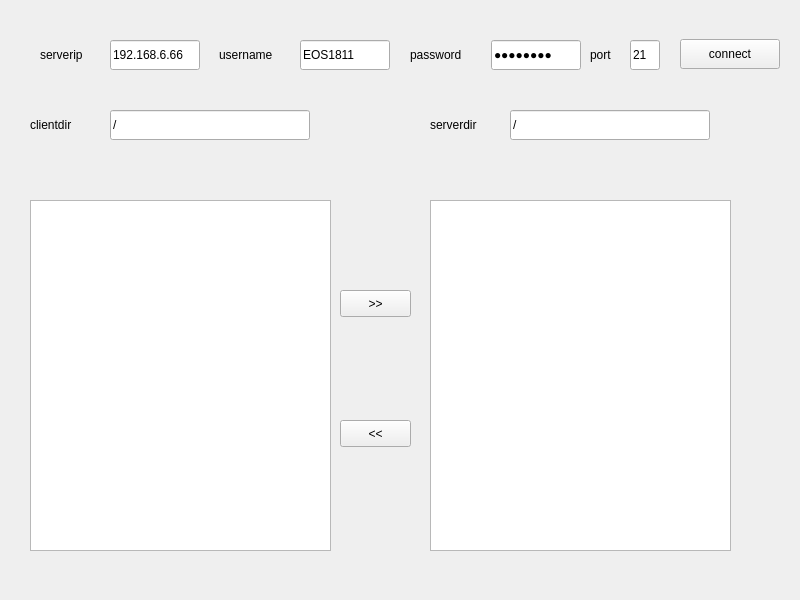
<?xml version="1.0" encoding="UTF-8"?>
<ui version="4.0">
 <class>Widget</class>
 <widget class="QWidget" name="Widget">
  <property name="geometry">
   <rect>
    <x>0</x>
    <y>0</y>
    <width>800</width>
    <height>600</height>
   </rect>
  </property>
  <property name="windowTitle">
   <string>Widget</string>
  </property>
  <widget class="QLabel" name="label1">
   <property name="geometry">
    <rect>
     <x>40</x>
     <y>40</y>
     <width>60</width>
     <height>30</height>
    </rect>
   </property>
   <property name="text">
    <string>serverip</string>
   </property>
  </widget>
  <widget class="QLineEdit" name="editIp">
   <property name="geometry">
    <rect>
     <x>110</x>
     <y>40</y>
     <width>90</width>
     <height>30</height>
    </rect>
   </property>
   <property name="text">
    <string>192.168.6.66</string>
   </property>
  </widget>
  <widget class="QLineEdit" name="editUserName">
   <property name="geometry">
    <rect>
     <x>300</x>
     <y>40</y>
     <width>90</width>
     <height>30</height>
    </rect>
   </property>
   <property name="text">
    <string>EOS1811</string>
   </property>
  </widget>
  <widget class="QLabel" name="label2">
   <property name="geometry">
    <rect>
     <x>219</x>
     <y>40</y>
     <width>71</width>
     <height>30</height>
    </rect>
   </property>
   <property name="text">
    <string>username</string>
   </property>
  </widget>
  <widget class="QLineEdit" name="editPassword">
   <property name="geometry">
    <rect>
     <x>491</x>
     <y>40</y>
     <width>90</width>
     <height>30</height>
    </rect>
   </property>
   <property name="text">
    <string>ooss1811</string>
   </property>
   <property name="echoMode">
    <enum>QLineEdit::Password</enum>
   </property>
  </widget>
  <widget class="QLabel" name="label3">
   <property name="geometry">
    <rect>
     <x>410</x>
     <y>40</y>
     <width>71</width>
     <height>30</height>
    </rect>
   </property>
   <property name="text">
    <string>password</string>
   </property>
  </widget>
  <widget class="QLineEdit" name="editPort">
   <property name="geometry">
    <rect>
     <x>630</x>
     <y>40</y>
     <width>30</width>
     <height>30</height>
    </rect>
   </property>
   <property name="text">
    <string>21</string>
   </property>
  </widget>
  <widget class="QLabel" name="label4">
   <property name="geometry">
    <rect>
     <x>590</x>
     <y>40</y>
     <width>40</width>
     <height>30</height>
    </rect>
   </property>
   <property name="text">
    <string>port</string>
   </property>
  </widget>
  <widget class="QPushButton" name="btnCommect">
   <property name="geometry">
    <rect>
     <x>680</x>
     <y>39</y>
     <width>100</width>
     <height>30</height>
    </rect>
   </property>
   <property name="text">
    <string>connect</string>
   </property>
  </widget>
  <widget class="QLabel" name="label5">
   <property name="geometry">
    <rect>
     <x>30</x>
     <y>110</y>
     <width>66</width>
     <height>30</height>
    </rect>
   </property>
   <property name="text">
    <string>clientdir</string>
   </property>
  </widget>
  <widget class="QLineEdit" name="editclientDir">
   <property name="geometry">
    <rect>
     <x>110</x>
     <y>110</y>
     <width>200</width>
     <height>30</height>
    </rect>
   </property>
   <property name="text">
    <string>/</string>
   </property>
  </widget>
  <widget class="QLineEdit" name="eidtServerDir">
   <property name="geometry">
    <rect>
     <x>510</x>
     <y>110</y>
     <width>200</width>
     <height>30</height>
    </rect>
   </property>
   <property name="text">
    <string>/</string>
   </property>
  </widget>
  <widget class="QLabel" name="label6">
   <property name="geometry">
    <rect>
     <x>430</x>
     <y>110</y>
     <width>66</width>
     <height>30</height>
    </rect>
   </property>
   <property name="text">
    <string>serverdir</string>
   </property>
  </widget>
  <widget class="QListWidget" name="listClientDir">
   <property name="geometry">
    <rect>
     <x>30</x>
     <y>200</y>
     <width>301</width>
     <height>351</height>
    </rect>
   </property>
  </widget>
  <widget class="QListWidget" name="listServerDir">
   <property name="geometry">
    <rect>
     <x>430</x>
     <y>200</y>
     <width>301</width>
     <height>351</height>
    </rect>
   </property>
  </widget>
  <widget class="QPushButton" name="btnUpLoad">
   <property name="geometry">
    <rect>
     <x>340</x>
     <y>290</y>
     <width>71</width>
     <height>27</height>
    </rect>
   </property>
   <property name="text">
    <string>&gt;&gt;</string>
   </property>
  </widget>
  <widget class="QPushButton" name="btnDownLoad">
   <property name="geometry">
    <rect>
     <x>340</x>
     <y>420</y>
     <width>71</width>
     <height>27</height>
    </rect>
   </property>
   <property name="text">
    <string>&lt;&lt;</string>
   </property>
  </widget>
  <widget class="QLabel" name="labelClientDirTip">
   <property name="geometry">
    <rect>
     <x>110</x>
     <y>150</y>
     <width>201</width>
     <height>30</height>
    </rect>
   </property>
   <property name="styleSheet">
    <string notr="true">color: rgb(255, 0, 4);</string>
   </property>
   <property name="text">
    <string/>
   </property>
  </widget>
  <widget class="QLabel" name="labelServerDirTip">
   <property name="geometry">
    <rect>
     <x>510</x>
     <y>150</y>
     <width>201</width>
     <height>30</height>
    </rect>
   </property>
   <property name="styleSheet">
    <string notr="true">color: rgb(255, 0, 4);</string>
   </property>
   <property name="text">
    <string/>
   </property>
  </widget>
 </widget>
 <layoutdefault spacing="6" margin="11"/>
 <resources/>
 <connections/>
</ui>
